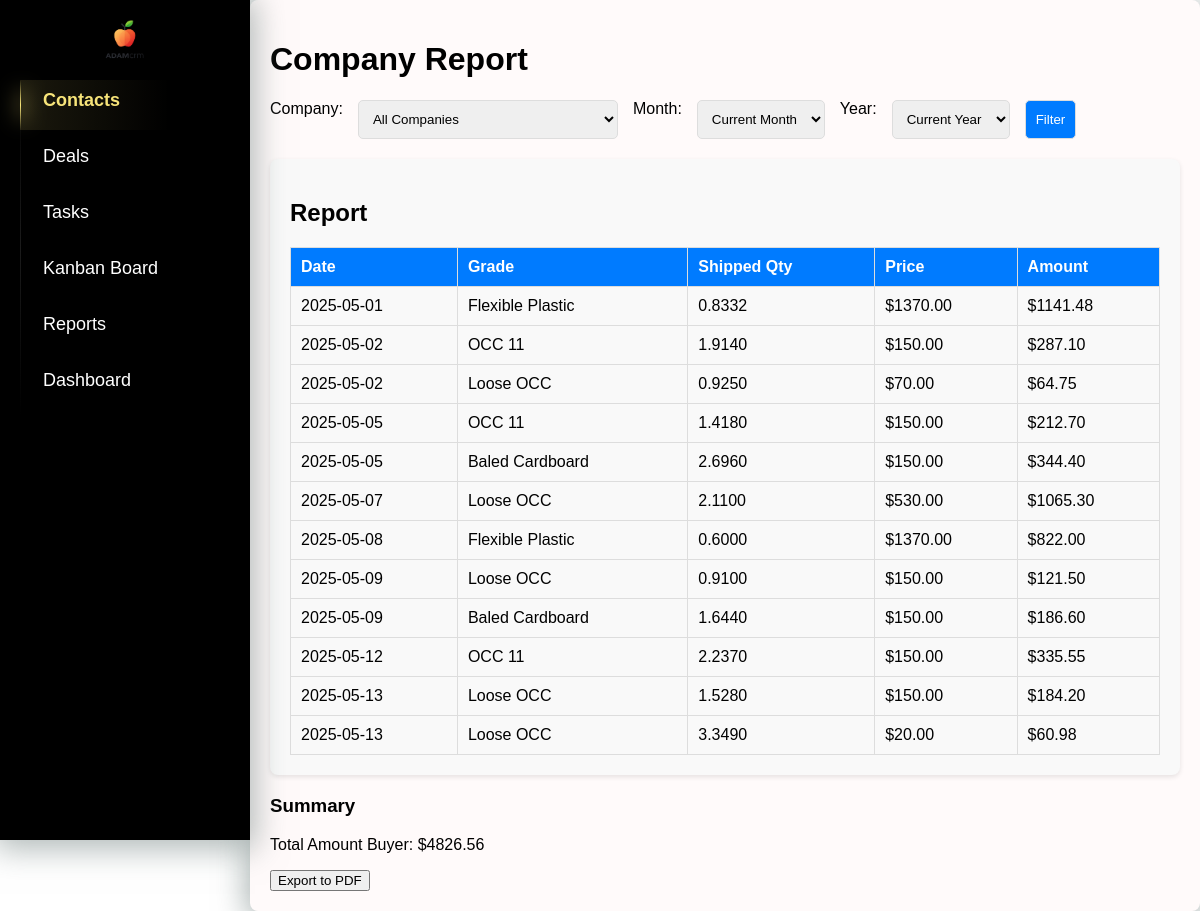
Page /reports/supply/ on the earlier database version.
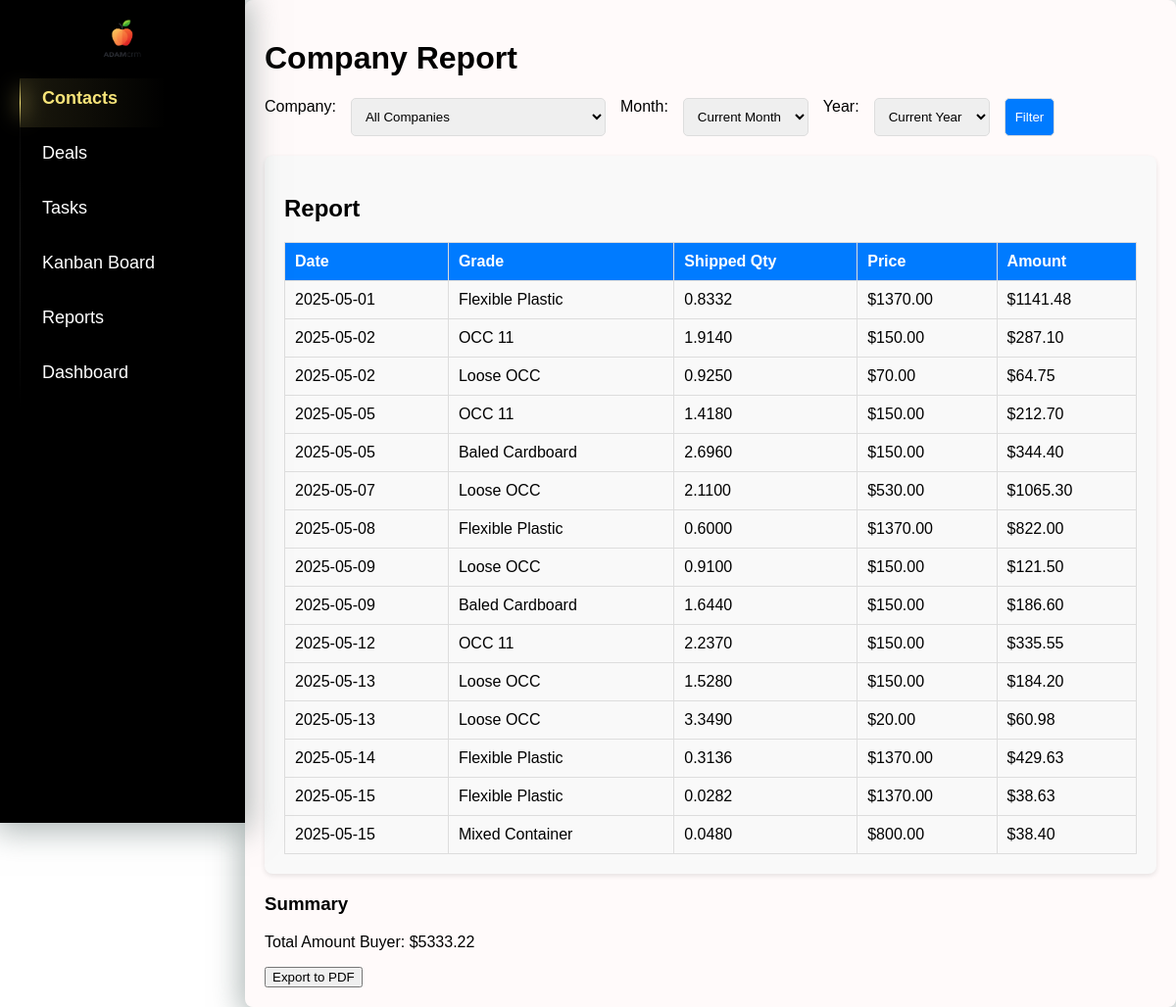
Same page on the later database version.
### crm/models.py (models this page shows, shortened)
class Deals(models.Model):
    date = models.DateTimeField(default=timezone.now)  # Дата сделки
    supplier = models.ForeignKey(Company, on_delete=models.CASCADE, related_name='deals_as_supplier')
    buyer = models.ForeignKey(Company, on_delete=models.CASCADE, related_name='deals_as_buyer', null=True, blank=True)
    grade = models.CharField(max_length=255, choices=[(key, key) for key in settings.MATERIALS_LIST.keys()])
    shipped_quantity = models.DecimalField(max_digits=10, decimal_places=4, null=True, blank=True, default=0)  # Отправленный объем (тонны, паллеты и т.д.)
    shipped_pallets = models.PositiveIntegerField(default=0)  # Количество паллет (по умолчанию 0)
    scale_ticket = models.CharField(max_length=50, blank=True, null=True)  # Номер талона на весы (может быть пустым)
    received_quantity = models.DecimalField(max_digits=10, decimal_places=4, null=True, blank=True, default=0)  # Принятый объем (по умолчанию 0)
    received_pallets = models.IntegerField(default=0)  # Количество паллет, принятых (по умолчанию 0)
    supplier_price = models.DecimalField(max_digits=10, decimal_places=2, blank=True, null=True)  # Цена поставщика (может быть пустым)
    supplier_currency = models.CharField(max_length=10, default="CAD")  # Валюта поставщика (по умолчанию "CAD")
    supplier_total = models.DecimalField(max_digits=10, decimal_places=2, blank=True, null=True)  # Сумма поставщика (может быть пустым)
    buyer_price = models.DecimalField(max_digits=10, decimal_places=2)  # Цена покупателя
    buyer_currency = models.CharField(max_length=10, default="CAD")  # Валюта покупателя (по умолчанию "CAD")
    total_amount = models.DecimalField(max_digits=10, decimal_places=2,default=0)  # Итоговая сумма сделки
    invoice_number = models.CharField(max_length=50, blank=True, null=True)  # Номер счета (может быть пустым)
    paid_date = models.DateField(blank=True, null=True)  # Дата оплаты (может быть пустым)
    transport_cost = models.DecimalField(max_digits=10, decimal_places=2,default=0)  # Стоимость транспорта
    transport_company = models.ForeignKey(Company, on_delete=models.CASCADE, related_name='deals_as_hauler')  # Название транспортной компании (может быть пустым)
    total_income_loss = models.DecimalField(max_digits=10, decimal_places=2,default=0)  # Общий доход/убыток

### crm/views.py (the view)
# urls.py: path("reports/supply/", views.supply_list, name="supply_list"),
def supply_list(request):
    now = datetime.now()
    current_month = now.month
    current_year = now.year
    selected_company_id = request.GET.get('company', '')
    month = request.GET.get('month', '') or str(current_month).zfill(2)
    year = request.GET.get('year', '') or str(current_year)
    deals = Deals.objects.all()
    if selected_company_id:
        deals = deals.filter(Q(buyer__id=int(selected_company_id)))
    if month and year:
        deals = deals.filter(date__month=int(month), date__year=int(year))
    elif month:  # Если указан только месяц
        deals = deals.filter(date__month=int(month))
    elif year:  # Если указан только год
        deals = deals.filter(date__year=int(year))
    total_amount_buyer = deals.aggregate(Sum('total_amount'))['total_amount__sum'] or 0
    total_buyer_paid = deals.aggregate(Sum('total_income_loss'))[
                           'total_income_loss__sum'] or 0  # Итог для покупателя (например, прибыль или убыток)
    companies = Company.objects.all()
    years = Deals.objects.annotate(year=ExtractYear('date')).values_list('year', flat=True).distinct()
    months = range(1, 13)  # Месяцы с 1 по 12
    context = {
        'deals': deals,
        'total_amount_buyer': total_amount_buyer,
        'total_buyer_paid': total_buyer_paid,  # Передаем total_buyer_paid в шаблон
        'companies': companies,
        'selected_company_id': int(selected_company_id) if selected_company_id.isdigit() else None,
        'month': month,
        'year': year,
        'years': sorted(years),  # Сортируем список лет для удобства
        'months': months,  # Месяцы для выпадающего списка
    }
    return render(request, 'crm/supply_list.html', context)

### crm/templatetags/custom_filters.py (called while the page is built)
@register.filter(name='get_month_name')
def get_month_name(value):
    try:
        return calendar.month_name[int(value)]
    except (ValueError, IndexError):
        return value

### crm/templates/crm/supply_list.html (shortened to what this page needs)
{% extends 'crm/index.html' %}
{% load static %}
{% load custom_filters %}
{% block content %}
    <h1>Company Report</h1>
    <form method="get" action="{% url 'supply_list' %}" class="filter-form">
        <label for="company">Company:</label>
        <select name="company" id="company">
            <option value="">All Companies</option>
        </select>
        <label for="month">Month:</label>
        <select name="month" id="month">
            <option value="" {% if not month %}selected{% endif %}>Current Month</option>
        </select>
        <label for="year">Year:</label>
        <select name="year" id="year">
            <option value="" {% if not year %}selected{% endif %}>Current Year</option>
        </select>
        <button type="submit">
            Filter
        </button>
    </form>
    <div class="block">
        <h2>Report</h2>
        <table>
            <thead>
                <tr>
                    <th>Date</th>
                    <th>Grade</th>
                    <th>Shipped Qty</th>
                    <th>Price</th>
                    <th>Amount</th>
                </tr>
            </thead>
            <tbody>
                {% if deals %}
                    {% for deal in deals %}
                        <tr>
                            <tr>
                                <td>{{ deal.date|date:"Y-m-d" }}</td>
                                <td>{{ deal.grade }}</td>
                                <td>{{ deal.shipped_quantity }}</td>
                                <td>${{ deal.buyer_price|floatformat:2 }}</td>
                                <td>${{ deal.total_amount|floatformat:2 }}</td>
                            </tr>
                        </tr>
                    {% endfor %}
                {% else %}
                    <tr>
                        <td colspan="5" style="text-align: center;">No data available for the selected filters.</td>
                    </tr>
                {% endif %}
            </tbody>
        </table>
    </div>
    <div>
        <h3>Summary</h3>
        <p>Total Amount Buyer: ${{ total_amount_buyer|floatformat:2 }}</p>
    </div>
    <form action="{% url 'export_supply_list_pdf' %}" method="get">
        <button type="submit">Export to PDF</button>
    </form>
    <link rel="stylesheet" href="{% static 'crm/company_reports.css' %}">
{% endblock %}

Differences in the rows shown:
added Deals: date "2025-05-14", grade "Flexible Plastic", shipped_quantity "0.3136", buyer_price "1370.00", total_amount "429.63"
added Deals: date "2025-05-15", grade "Flexible Plastic", shipped_quantity "0.0282", buyer_price "1370.00", total_amount "38.63"
added Deals: date "2025-05-15", grade "Mixed Container", shipped_quantity "0.0480", buyer_price "800.00", total_amount "38.40"
Other differences:
{{ total_amount_buyer|floatformat:2 }}: "4826.56" → "5333.22"
